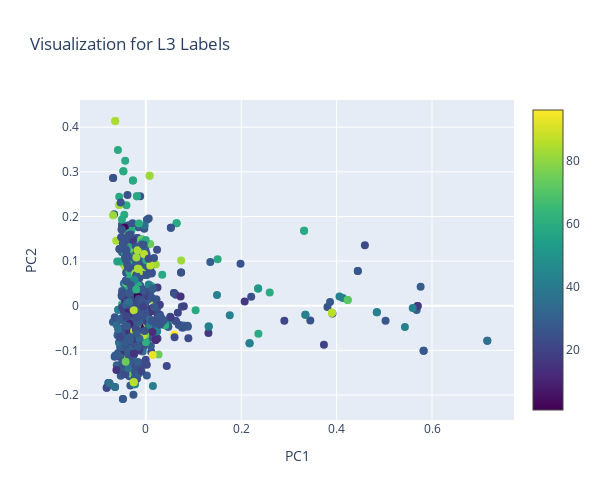
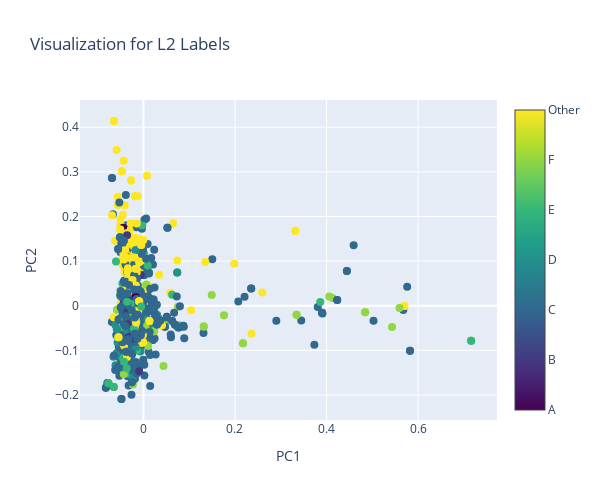
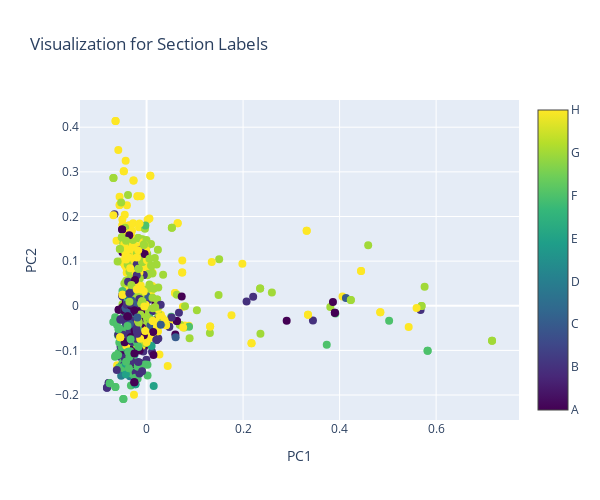

These figures' notebook cell, in order:
### Code cell
import pandas as pd
import plotly.graph_objects as go
from plotly.subplots import make_subplots

# Assume X_pca is your 2D projection (e.g., from PCA) with shape (n_samples, 2)
# And you have three label lists: l3_labels, l2_labels, secion_labels

# Example dummy data:
import numpy as np
np.random.seed(42)
n_samples = 50
l3_labels = clustering_data['top_l3_industry']
l2_labels = clustering_data['top_l2_industry']
secion_labels = clustering_data['dominant_section']

# Create a DataFrame to hold the data and labels.
df = pd.DataFrame(X_pca, columns=['PC1', 'PC2'])
df['L3'] = l3_labels
df['L2'] = l2_labels
df['Section'] = secion_labels

# Create subplots: one row, three columns
fig = make_subplots(
    rows=1, cols=3,
    subplot_titles=["L3 Labels", "L2 Labels", "Section Labels"],
    horizontal_spacing=0.08
)
def plot_label_scatter(df, color_column, title):
    """
    Creates a Plotly scatter plot for the provided label column.
    If the column is categorical, it converts the labels to numeric codes
    and sets up a colorbar to display the corresponding category names.
    """
    fig = go.Figure()

    # Check if the column is numeric or categorical.
    if pd.api.types.is_numeric_dtype(df[color_column]):
        marker = dict(
            size=8,
            color=df[color_column],
            colorscale='Viridis',
            showscale=True
        )
        text = df[color_column].astype(str)
    else:
        # Convert categorical labels into numeric codes.
        cat = pd.Categorical(df[color_column])
        codes = cat.codes  # numeric codes for each category
        marker = dict(
            size=8,
            color=codes,
            colorscale='Viridis',
            cmin=0,
            cmax=len(cat.categories) - 1,
            showscale=True,
            colorbar=dict(
                tickmode='array',
                tickvals=list(range(len(cat.categories))),
                ticktext=list(cat.categories)
            )
        )
        text = df[color_column].astype(str)

    # Create the scatter plot.
    fig.add_trace(
        go.Scatter(
            x=df['PC1'],
            y=df['PC2'],
            mode='markers',
            marker=marker,
            text=text,
            name=color_column
        )
    )

    # Update layout with a title and axis labels.
    fig.update_layout(
        title=title,
        xaxis_title="PC1",
        yaxis_title="PC2",
        width=600,
        height=500
    )
    
    # Show the figure.
    fig.show()

# Create separate visualizations for each label set.
plot_label_scatter(df, 'L3', "Visualization for L3 Labels")
plot_label_scatter(df, 'L2', "Visualization for L2 Labels")
plot_label_scatter(df, 'Section', "Visualization for Section Labels")

### Figure 1 — Plotly figure (JSON) as saved in the notebook; plotly's stock layout.template omitted (floating-point values rounded to 4 significant figures; data arrays with more than 128 entries replaced by an {"elided": "..."} marker saying what was removed)
{"data": [{"marker": {"color": {"elided": "856 int values"}, "colorscale": [[0, "#440154"], [0.1111, "#482878"], [0.2222, "#3e4989"], [0.3333, "#31688e"], [0.4444, "#26828e"], [0.5556, "#1f9e89"], [0.6667, "#35b779"], [0.7778, "#6ece58"], [0.8889, "#b5de2b"], [1, "#fde725"]], "showscale": true, "size": 8}, "mode": "markers", "name": "L3", "text": {"elided": "856 str values"}, "type": "scatter", "x": {"elided": "856 float values"}, "y": {"elided": "856 float values"}}], "layout": {"height": 500, "title": {"text": "Visualization for L3 Labels"}, "width": 600, "xaxis": {"autorange": true, "range": [-0.1382, 0.772], "title": {"text": "PC1"}, "type": "linear"}, "yaxis": {"autorange": true, "range": [-0.2559, 0.461], "title": {"text": "PC2"}, "type": "linear"}}}

### Figure 2 — Plotly figure (JSON) as saved in the notebook; plotly's stock layout.template omitted (floating-point values rounded to 4 significant figures; data arrays with more than 128 entries replaced by an {"elided": "..."} marker saying what was removed)
{"data": [{"marker": {"cmax": 6, "cmin": 0, "color": {"elided": "856 int values"}, "colorbar": {"tickmode": "array", "ticktext": ["A", "B", "C", "D", "E", "F", "Other"], "tickvals": [0, 1, 2, 3, 4, 5, 6]}, "colorscale": [[0, "#440154"], [0.1111, "#482878"], [0.2222, "#3e4989"], [0.3333, "#31688e"], [0.4444, "#26828e"], [0.5556, "#1f9e89"], [0.6667, "#35b779"], [0.7778, "#6ece58"], [0.8889, "#b5de2b"], [1, "#fde725"]], "showscale": true, "size": 8}, "mode": "markers", "name": "L2", "text": {"elided": "856 str values"}, "type": "scatter", "x": {"elided": "856 float values"}, "y": {"elided": "856 float values"}}], "layout": {"height": 500, "title": {"text": "Visualization for L2 Labels"}, "width": 600, "xaxis": {"autorange": true, "range": [-0.1388, 0.7726], "title": {"text": "PC1"}, "type": "linear"}, "yaxis": {"autorange": true, "range": [-0.2559, 0.461], "title": {"text": "PC2"}, "type": "linear"}}}

### Figure 3 — Plotly figure (JSON) as saved in the notebook; plotly's stock layout.template omitted (floating-point values rounded to 4 significant figures; data arrays with more than 128 entries replaced by an {"elided": "..."} marker saying what was removed)
{"data": [{"marker": {"cmax": 7, "cmin": 0, "color": {"elided": "856 int values"}, "colorbar": {"tickmode": "array", "ticktext": ["A", "B", "C", "D", "E", "F", "G", "H"], "tickvals": [0, 1, 2, 3, 4, 5, 6, 7]}, "colorscale": [[0, "#440154"], [0.1111, "#482878"], [0.2222, "#3e4989"], [0.3333, "#31688e"], [0.4444, "#26828e"], [0.5556, "#1f9e89"], [0.6667, "#35b779"], [0.7778, "#6ece58"], [0.8889, "#b5de2b"], [1, "#fde725"]], "showscale": true, "size": 8}, "mode": "markers", "name": "Section", "text": {"elided": "856 str values"}, "type": "scatter", "x": {"elided": "856 float values"}, "y": {"elided": "856 float values"}}], "layout": {"height": 500, "title": {"text": "Visualization for Section Labels"}, "width": 600, "xaxis": {"autorange": true, "range": [-0.1381, 0.7719], "title": {"text": "PC1"}, "type": "linear"}, "yaxis": {"autorange": true, "range": [-0.2559, 0.461], "title": {"text": "PC2"}, "type": "linear"}}}
